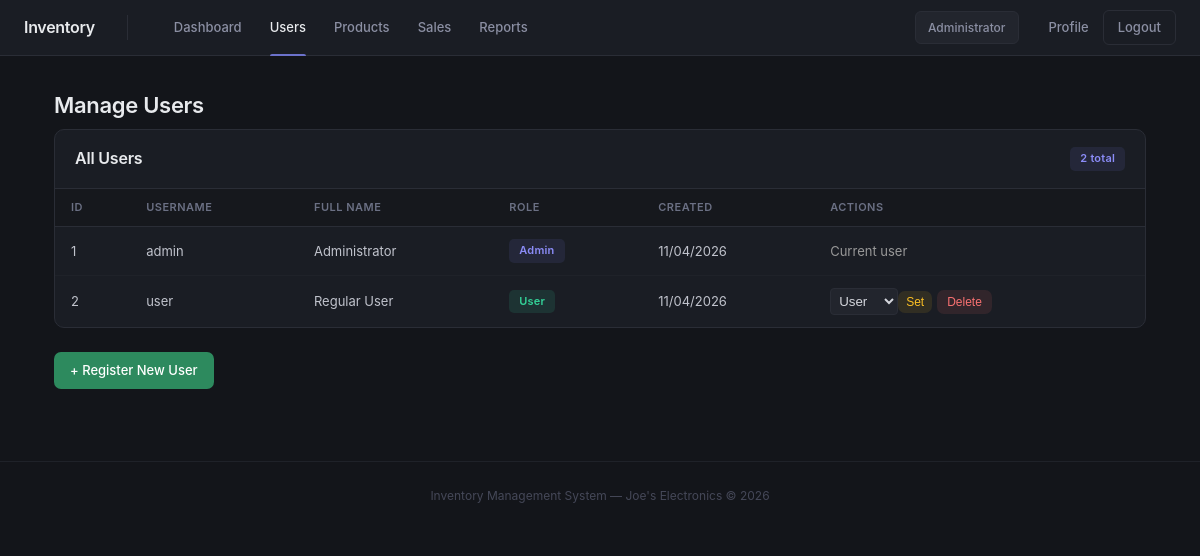
/users.php (signed in), run on the app's committed database.
### tables this page shows
CREATE TABLE IF NOT EXISTS users (
    UserID      INT(10)        NOT NULL AUTO_INCREMENT,
    Username    VARCHAR(50)    NOT NULL UNIQUE,
    Password    VARCHAR(255)   NOT NULL,
    FullName    VARCHAR(100)   NOT NULL,
    Role        VARCHAR(20)    NOT NULL DEFAULT 'user',
    CreatedAt   DATETIME       NOT NULL DEFAULT CURRENT_TIMESTAMP,
    PRIMARY KEY (UserID)
);

### users.php (the view, shortened to what this page needs)
<?php
require_once 'config.php';
$usersResult = mysqli_query($conn, "SELECT UserID, Username, FullName, Role, CreatedAt FROM users ORDER BY UserID ASC");
$usersList = [];
while ($row = mysqli_fetch_assoc($usersResult)) {
    $usersList[] = $row;
}
?>
<!DOCTYPE html>
<html lang="en">
<head>
    <link rel="stylesheet" href="style.css">
</head>
<body>
<nav class="navbar">
    <a href="index.php" class="brand">Inventory</a>
    <a href="index.php">Dashboard</a>
    <a href="users.php" class="active">Users</a>
    <a href="products.php">Products</a>
    <a href="sales.php">Sales</a>
    <a href="reports.php">Reports</a>
    <span class="nav-user"><?= htmlspecialchars($_SESSION['full_name']) ?></span>
    <a href="profile.php">Profile</a>
    <a href="logout.php" class="btn-logout">Logout</a>
</nav>
<div class="container">
    <h1>Manage Users</h1>
    <div class="table-wrap">
        <div class="table-header">
            <h2>All Users</h2>
            <span class="badge badge-blue"><?= count($usersList) ?> total</span>
        </div>
        <table>
            <thead>
                <tr>
                    <th>ID</th>
                    <th>Username</th>
                    <th>Full Name</th>
                    <th>Role</th>
                    <th>Created</th>
                    <th>Actions</th>
                </tr>
            </thead>
            <tbody>
                <?php
                foreach ($usersList as $user) {
                    $roleBadge = $user['Role'] === 'admin'
                        ? "<span class='badge badge-blue'>Admin</span>"
                        : "<span class='badge badge-green'>User</span>";
                    echo "<tr>";
                    echo "<td>" . $user['UserID'] . "</td>";
                    echo "<td>" . htmlspecialchars($user['Username']) . "</td>";
                    echo "<td>" . htmlspecialchars($user['FullName']) . "</td>";
                    echo "<td>" . $roleBadge . "</td>";
                    echo "<td>" . date('d/m/Y', strtotime($user['CreatedAt'])) . "</td>";
                    echo "<td>";
                    if ($user['UserID'] != $_SESSION['user_id']) {
                        echo "<form method='POST' style='display:inline; margin-right:5px;'>";
                        echo "<select name='newRole' style='padding:4px; border-radius:4px; border:1px solid #2a2d36; background:#22252d; color:#d4d6dc;'>";
                        echo "<option value='user'" . ($user['Role'] === 'user' ? ' selected' : '') . ">User</option>";
                        echo "</select>";
                        echo "<button type='submit' name='changeRole' class='btn btn-edit' style='padding:4px 8px;'>Set</button>";
                        echo "</form>";
                        echo "<form method='POST' style='display:inline;'>";
                        echo "<button type='submit' name='delete' value='" . $user['UserID'] . "' class='btn btn-danger'
                               onclick=\"return confirm('Delete this user?')\">Delete</button>";
                        echo "</form>";
                    } else {
                        echo "<span style='color:#999; font-size:13px;'>Current user</span>";
                    }
                    echo "</td>";
                    echo "</tr>";
                }
                ?>
            </tbody>
        </table>
    </div>
    <a href="register.php" class="btn btn-success">+ Register New User</a>
</div>
<footer>Inventory Management System — Joe's Electronics &copy; <?= date('Y') ?></footer>
</body>
</html>

### style.css (style rules this page uses)
* { box-sizing: border-box; margin: 0; padding: 0; }
body { font-family: -apple-system, BlinkMacSystemFont, 'Segoe UI', Roboto, sans-serif; background: #13151a; color: #d4d6dc; line-height: 1.6; }
a { text-decoration: none; color: inherit; }
.navbar { background: #1a1d24; border-bottom: 1px solid #2a2d36; padding: 0 24px; display: flex; align-items: center; height: 56px; position: sticky; top: 0; z-index: 100; }
.navbar .brand { color: #e8eaed; font-size: 16px; font-weight: 600; letter-spacing: -0.3px; margin-right: 32px; padding-right: 32px; border-right: 1px solid #2a2d36; }
.navbar > a:not(.brand):not(.btn-logout) { color: #8b8fa3; font-size: 13px; font-weight: 500; padding: 0 14px; height: 56px; display: flex; align-items: center; position: relative; transition: color 0.15s; }
.navbar > a:not(.brand):not(.btn-logout).active { color: #e8eaed; }
.navbar > a:not(.brand):not(.btn-logout).active::after { content: ''; position: absolute; bottom: 0; left: 14px; right: 14px; height: 2px; background: #6c72cb; border-radius: 2px 2px 0 0; }
.nav-user { margin-left: auto; margin-right: 16px; color: #8b8fa3; font-size: 12px; font-weight: 500; background: #22252d; padding: 6px 12px; border-radius: 6px; border: 1px solid #2a2d36; }
.btn-logout { color: #8b8fa3; font-size: 13px; font-weight: 500; padding: 6px 14px; border-radius: 6px; transition: all 0.15s; border: 1px solid #2a2d36; }
.container { max-width: 1140px; margin: 0 auto; padding: 32px 24px; }
h1 { font-size: 22px; font-weight: 600; color: #e8eaed; margin-bottom: 6px; letter-spacing: -0.3px; }
h2 { font-size: 16px; font-weight: 600; color: #e8eaed; letter-spacing: -0.2px; }
.table-wrap { background: #1a1d24; border: 1px solid #2a2d36; border-radius: 10px; overflow: hidden; margin-bottom: 24px; }
.table-header { padding: 16px 20px; display: flex; justify-content: space-between; align-items: center; border-bottom: 1px solid #2a2d36; }
table { width: 100%; border-collapse: collapse; }
thead { background: #16181d; }
th { padding: 10px 16px; text-align: left; font-size: 11px; color: #6b7084; text-transform: uppercase; letter-spacing: 0.5px; font-weight: 600; border-bottom: 1px solid #2a2d36; }
td { padding: 12px 16px; border-bottom: 1px solid #1f2229; font-size: 13px; color: #c0c3cc; }
tr:last-child td { border-bottom: none; }
.badge { display: inline-block; padding: 3px 10px; border-radius: 5px; font-size: 11px; font-weight: 600; letter-spacing: 0.2px; }
.badge-green { background: rgba(52, 211, 153, 0.12); color: #34d399; }
.badge-blue { background: rgba(108, 114, 203, 0.12); color: #8b8cf7; }
.btn { display: inline-flex; align-items: center; gap: 6px; padding: 8px 16px; border-radius: 7px; font-size: 13px; font-weight: 500; border: none; cursor: pointer; transition: all 0.15s; white-space: nowrap; }
.btn-success { background: #2d8a5e; color: #fff; }
.btn-danger { background: rgba(248, 113, 113, 0.1); color: #f87171; padding: 5px 10px; font-size: 12px; }
.btn-edit { background: rgba(251, 191, 36, 0.1); color: #fbbf24; padding: 5px 10px; font-size: 12px; }
footer { text-align: center; padding: 24px; color: #454858; font-size: 12px; border-top: 1px solid #1f2229; margin-top: 40px; }

### data on the page
users: UserID "1", Username "admin", FullName "Administrator", Role "Admin", CreatedAt "11/04/2026", shows "Current user"
users: UserID "2", Username "user", FullName "Regular User", CreatedAt "11/04/2026", newRole "User"

### other printed values
$_SESSION['full_name'] "Administrator"
count($usersList) "2"
